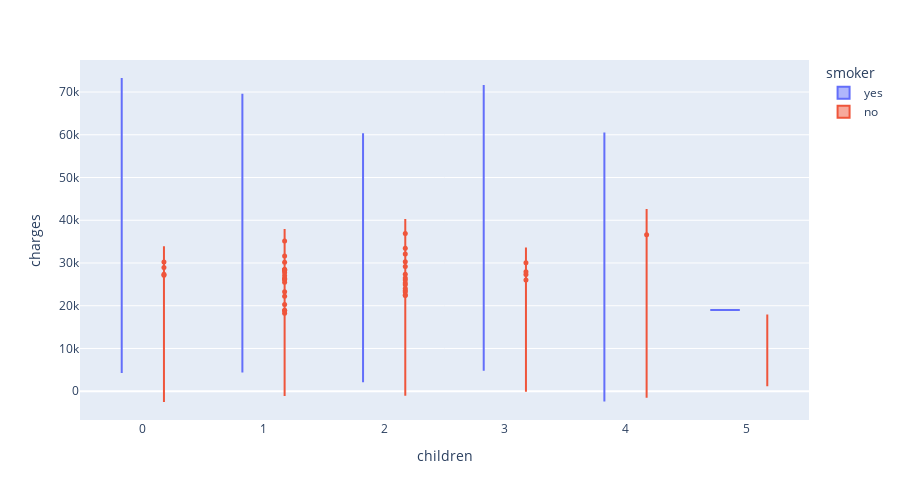

Notebook code cell kept with this figure:
### Code cell
fig = px.violin(df, x = 'children', y = 'charges', color = 'smoker' , hover_data = ['sex'],height = 500)
fig.update_traces(marker_size = 5)
fig.show()

### Figure 1 — Plotly figure (JSON) as saved in the notebook; plotly's stock layout.template omitted (floating-point values rounded to 4 significant figures; data arrays with more than 128 entries replaced by an {"elided": "..."} marker saying what was removed)
{"data": [{"alignmentgroup": "True", "box": {"visible": false}, "customdata": {"elided": "274x1 str values"}, "hovertemplate": "smoker=yes<br>children=%{x}<br>charges=%{y}<br>sex=%{customdata[0]}<extra></extra>", "legendgroup": "yes", "marker": {"color": "#636efa", "size": 5}, "name": "yes", "offsetgroup": "yes", "orientation": "v", "scalegroup": "True", "showlegend": true, "type": "violin", "x": {"elided": "274 int values"}, "x0": " ", "xaxis": "x", "y": {"elided": "274 float values"}, "y0": " ", "yaxis": "y"}, {"alignmentgroup": "True", "box": {"visible": false}, "customdata": {"elided": "1064x1 str values"}, "hovertemplate": "smoker=no<br>children=%{x}<br>charges=%{y}<br>sex=%{customdata[0]}<extra></extra>", "legendgroup": "no", "marker": {"color": "#EF553B", "size": 5}, "name": "no", "offsetgroup": "no", "orientation": "v", "scalegroup": "True", "showlegend": true, "type": "violin", "x": {"elided": "1064 int values"}, "x0": " ", "xaxis": "x", "y": {"elided": "1064 float values"}, "y0": " ", "yaxis": "y"}], "layout": {"height": 500, "legend": {"title": {"text": "smoker"}, "tracegroupgap": 0}, "margin": {"t": 60}, "violinmode": "group", "xaxis": {"anchor": "y", "domain": [0, 1], "title": {"text": "children"}}, "yaxis": {"anchor": "x", "domain": [0, 1], "title": {"text": "charges"}}}}
